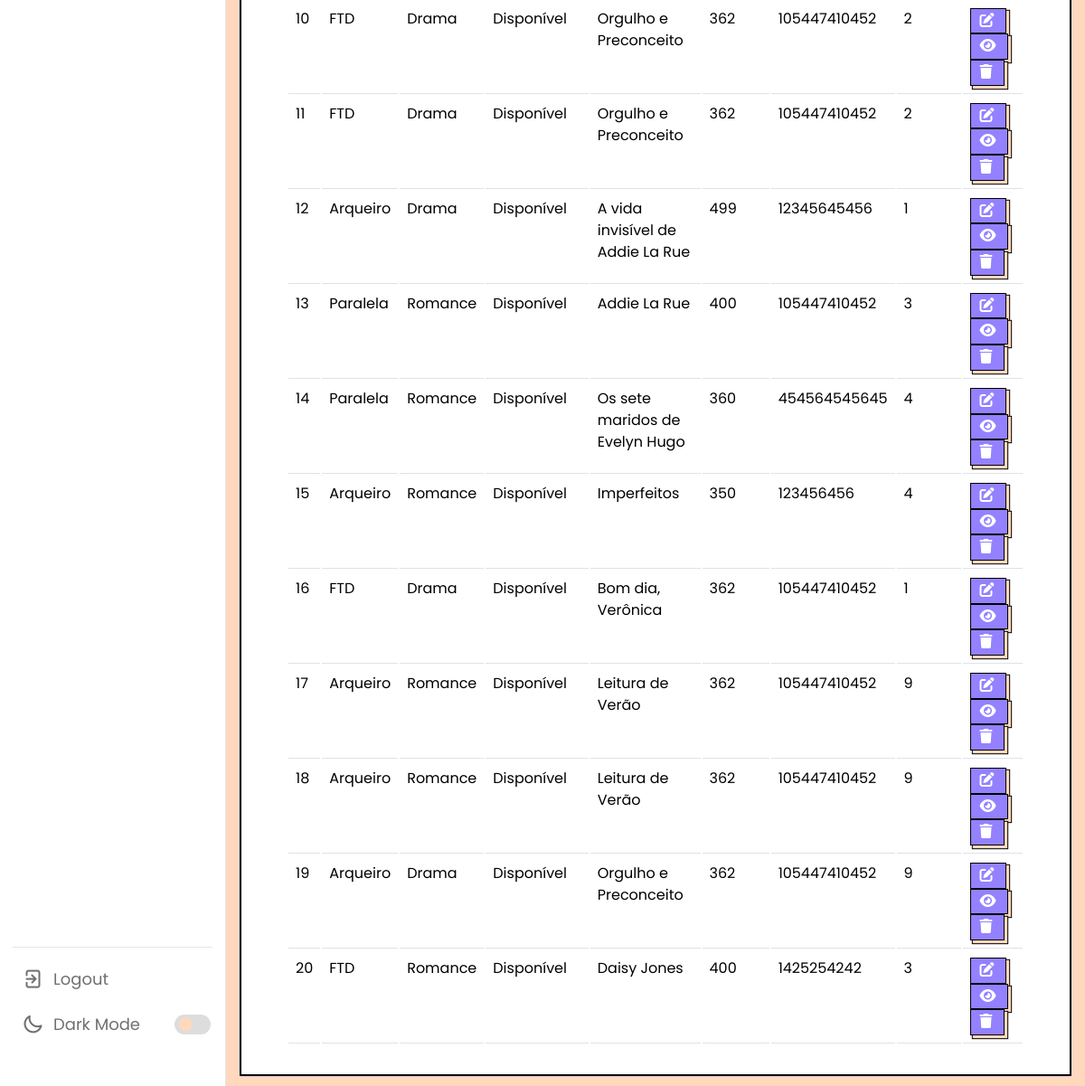
/listarLivros.php (lower part), run on an earlier commit of the app's database.
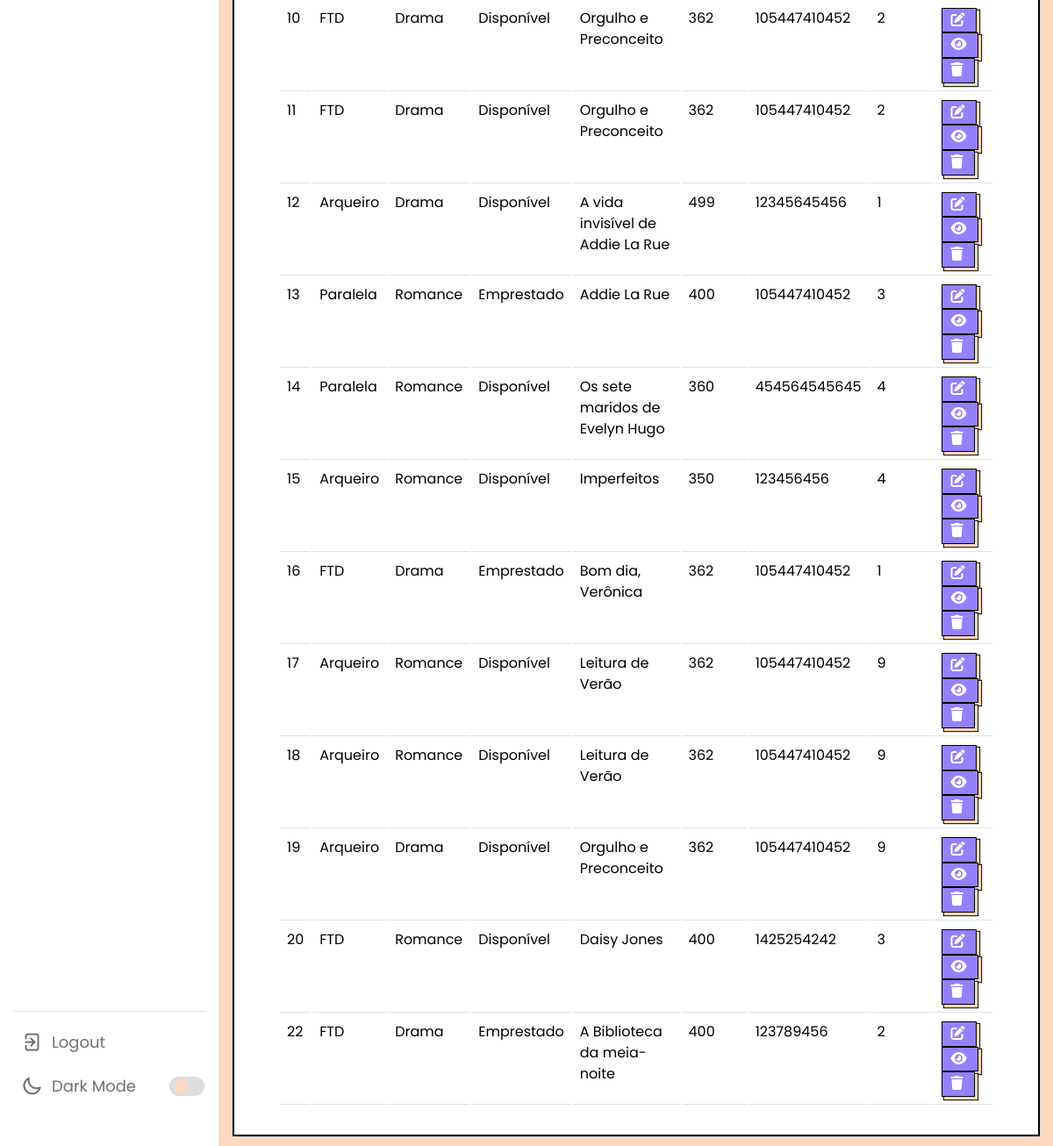
And on a later commit of the database.
### tables this page shows
CREATE TABLE `livro` (
  `id` int(11) NOT NULL,
  `idEditora` int(11) DEFAULT NULL,
  `idGenero` int(11) DEFAULT NULL,
  `statusLivro` varchar(45) NOT NULL,
  `titulo` varchar(250) NOT NULL,
  `pag` varchar(45) DEFAULT NULL,
  `isbn` varchar(15) DEFAULT NULL,
  `edicao` varchar(45) NOT NULL,
  `arquivo` varchar(30) DEFAULT NULL
);

CREATE TABLE `editora` (
  `id` int(11) NOT NULL,
  `status` varchar(45) NOT NULL,
  `nome` varchar(100) NOT NULL
);

CREATE TABLE `genero` (
  `id` int(11) NOT NULL,
  `status` varchar(45) NOT NULL,
  `nome` varchar(100) NOT NULL
);

### listarLivros.php (the view, shortened to what this page needs)
<?php
require_once("conexao.php");
$V_WHERE = "";
$sql = "SELECT livro.id, editora.nome as nomeEditora, genero.nome as nomeGenero, livro.statusLivro, livro.titulo, livro.pag, livro.isbn, livro.edicao, livro.arquivo as arquivo
        FROM livro
        LEFT JOIN editora ON livro.idEditora = editora.id
        LEFT JOIN genero ON livro.idGenero = genero.id
        WHERE 1 = 1" . $V_WHERE;
$resultado = mysqli_query($conexao, $sql);
?>
<?php require_once("navbar.php"); ?>
<br><br><br>
<br><br>
<center>
    <div class="card cardlistar">
        <div class="card-body cardlistar2">
            <table class="table">
                <tbody>
                    <?php while ($linha = mysqli_fetch_array($resultado)) { ?>
                        <tr>
                            <td>
                                <?= $linha['id'] ?>
                            </td>
                            <td>
                                <?= $linha['nomeEditora'] ?>
                            </td>
                            <td>
                                <?= $linha['nomeGenero'] ?>
                            </td>
                            <td>
                                <?= $linha['statusLivro'] ?>
                            </td>
                            <td>
                                <?= $linha['titulo'] ?>
                            </td>
                            <td>
                                <?= $linha['pag'] ?>
                            </td>
                            <td>
                                <?= $linha['isbn'] ?>
                            </td>
                            <td>
                                <?= $linha['edicao'] ?>
                            </td>
                            <td>
                                <a style="margin-right: 8px;" href="alterarLivro.php? id=<?= $linha['id'] ?>" class="botao">
                                    <i class="fa-solid fa-pen-to-square"></i></a>
                                <a data-bs-toggle="modal" data-bs-target="#exampleModal_<?= $linha['id'] ?>"
                                    style="margin-right: 8px;" name="info" class="botao">
                                    <i class="fa-solid fa-eye"></i>
                                </a>
                                <a href="listarLivros.php? id=<?= $linha['id'] ?>" class="botao"
                                    onclick="return confirm('Deseja mesmo excluir o cadastro?')">
                                    <i class="fa-sharp fa-solid fa-trash"></i> </a>
                            </td>
                        </tr>
                    <?php } ?>
                </tbody>
            </table>
        </div>
    </div>
</center>
</section>
</body>
</html>

What changed in the data, as far as the page shows it:
changed livro "Addie La Rue": statusLivro "Disponível" → "Emprestado"
changed livro "Bom dia, Verônica": statusLivro "Disponível" → "Emprestado"
added livro: id "22", idEditora.nome "FTD", idGenero.nome "Drama", statusLivro "Emprestado", titulo "A Biblioteca da meia-noite", pag "400", isbn "123789456", edicao "2"
